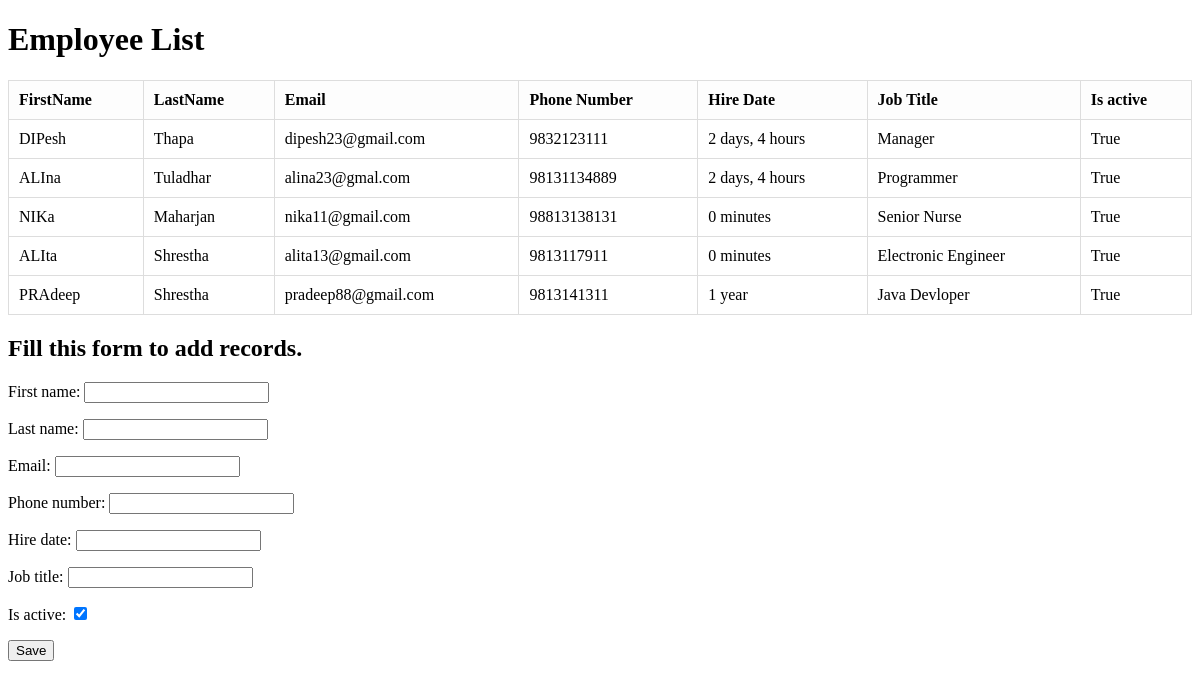
The page / on the database its author committed.
### myApp/models.py (models this page shows)
class Employee(models.Model):
  first_name=models.CharField(max_length=200)
  last_name=models.CharField(max_length=200)
  email=models.EmailField(unique=True)
  phone_number=models.CharField(max_length=15,blank=True,null=True)
  hire_date=models.DateField()
  job_title=models.CharField(max_length=50)
  is_active=models.BooleanField(default=True)

### myApp/views.py (the view)
# urls.py: path('',views.home,name="home"),
def home(request):
  employees=Employee.objects.all()
  if request.method=="POST":
    form=EmployeeForm(request.POST)
    if form.is_valid():
      form.save()
      return redirect('home')
  else:
      form=EmployeeForm()
  context={
    "employees":employees,
    'form':form
  }
  return render(request,'myApp/home.html',context=context)

### myApp/forms.py
class EmployeeForm(forms.ModelForm):
  class Meta:
    model=Employee
    fields="__all__"

### myApp/templatetags/cust_filters.py (called while the page is built)
@register.filter(name='f3upper')
def first_three_upper(value):
  result=value[:3].upper() + value[3:]
  return result

### templates/myApp/home.html (shortened to what this page needs)
<!doctype html>
{% load static %}
<html>
  <head>
    <link rel="stylesheet" href="{% static 'css/hello.css' %}" />
  </head>
  <body>
    <h1>Employee List</h1>
    <table>
      <thead>
        <tr>
          <th>FirstName</th>
          <th>LastName</th>
          <th>Email</th>
          <th>Phone Number</th>
          <th>Hire Date</th>
          <th>Job Title</th>
          <th>Is active</th>
        </tr>
      </thead>
      <tbody>
        {%for employee in employees%}
        <tr>
          {% load cust_filters %}
          <td>{{employee.first_name |f3upper }}</td>
          <td>{{employee.last_name}}</td>
          <td>{{employee.email}}</td>
          <td>{{employee.phone_number}}</td>
          <td>{{employee.hire_date | timesince}}</td>
          <td>{{employee.job_title}}</td>
          <td>{{employee.is_active}}</td>
        </tr>
        {% endfor %}
      </tbody>
    </table>
    <h2>Fill this form to add records.</h2>
    <form method="POST">
      <div class="form-group">{{form.as_p}}</div>
      <button type="submit">Save</button>
    </form>
  </body>
</html>

### static/css/hello.css (style rules this page uses)
body { background: white; }
table { width: 100%; border-collapse: collapse; }
th, td { padding: 10px; border: 1px solid #ddd; text-align: left; }
th { background-color: #fdfdfd; }

### rows shown on the page
Employee: first_name|f3upper "DIPesh", last_name "Thapa", email "dipesh23@gmail.com", phone_number "9832123111", hire_date "2 days, 4 hours", job_title "Manager", is_active "True"
Employee: first_name|f3upper "ALIna", last_name "Tuladhar", email "alina23@gmal.com", phone_number "98131134889", hire_date "2 days, 4 hours", job_title "Programmer", is_active "True"
Employee: first_name|f3upper "NIKa", last_name "Maharjan", email "nika11@gmail.com", phone_number "98813138131", hire_date "0 minutes", job_title "Senior Nurse", is_active "True"
Employee: first_name|f3upper "ALIta", last_name "Shrestha", email "alita13@gmail.com", phone_number "9813117911", hire_date "0 minutes", job_title "Electronic Engineer", is_active "True"
Employee: first_name|f3upper "PRAdeep", last_name "Shrestha", email "pradeep88@gmail.com", phone_number "9813141311", hire_date "1 year", job_title "Java Devloper", is_active "True"
